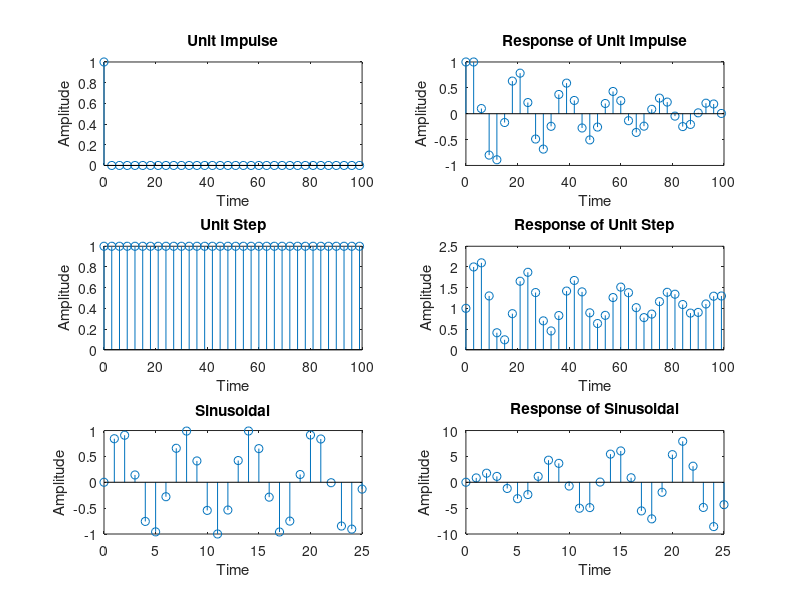
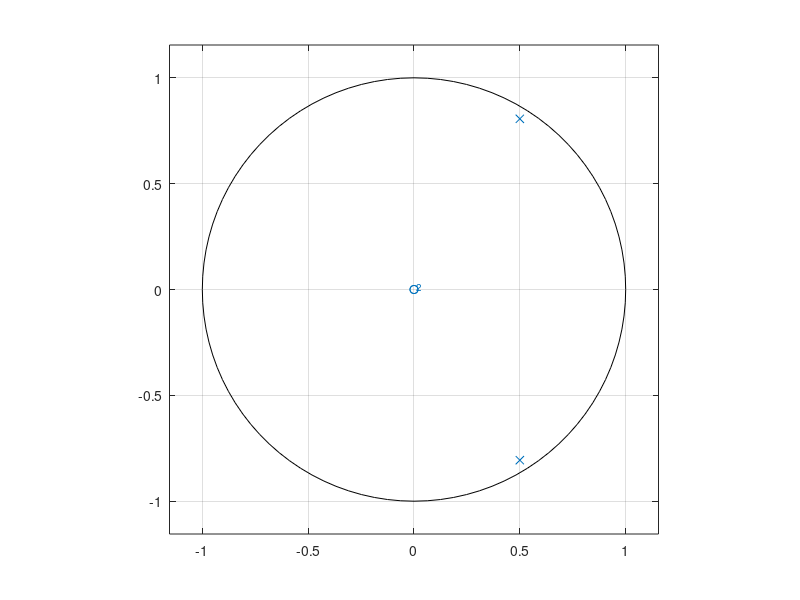

Write the MATLAB code that produced these figures, in order.
close all
clear all

b = [1];

a = [1 -1 0.9];

n = 0:3:100;

x1 = 1.*(n==0)+0.*(n~=0);
y1 = filter(b,a,x1);

subplot(3,2,1);
stem(n,x1);
xlabel("Time");
ylabel("Amplitude");
title("Unit Impulse");

subplot(3,2,2);
stem(n,y1);
xlabel("Time");
ylabel("Amplitude");
title("Response of Unit Impulse");

x2 = 1.*(n>=0)+0.*(n<0);
y2 = filter(b,a,x2);

subplot(3,2,3);
stem(n,x2);
xlabel("Time");
ylabel("Amplitude");
title("Unit Step");

subplot(3,2,4);
stem(n,y2);
xlabel("Time");
ylabel("Amplitude");
title("Response of Unit Step");

n = 0:1:8*pi;

x3 = sin(n);
y3 = filter(b,a,x3);

subplot(3,2,5);
stem(n,x3);
xlabel("Time");
ylabel("Amplitude");
title("Sinusoidal");

subplot(3,2,6);
stem(n,y3);
xlabel("Time");
ylabel("Amplitude");
title("Response of Sinusoidal");


figure;
zplane(b,a);
